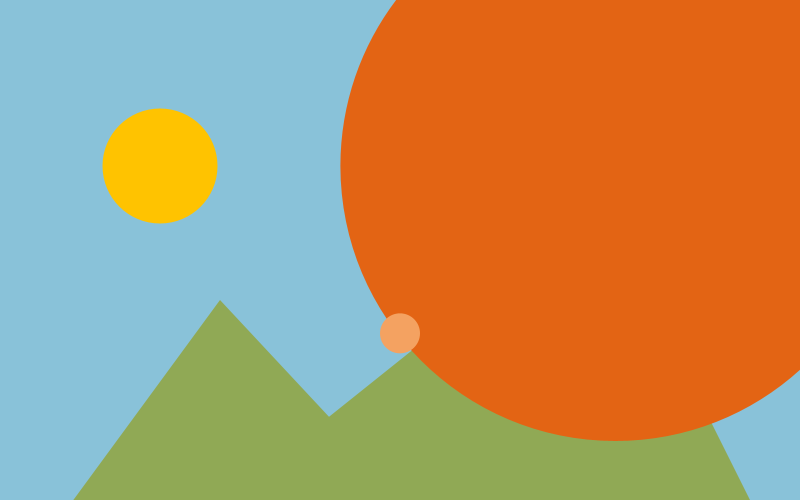
Frame 1 (no input)
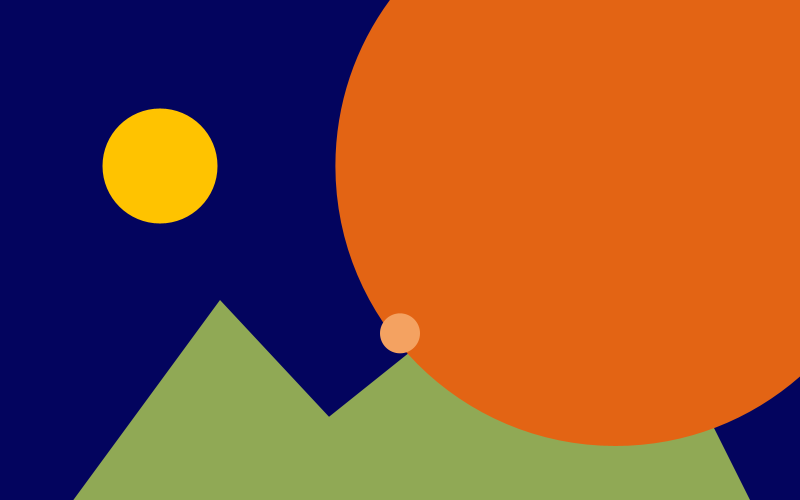
Frame 60 (the mouse pressed at the canvas centre just before this capture)
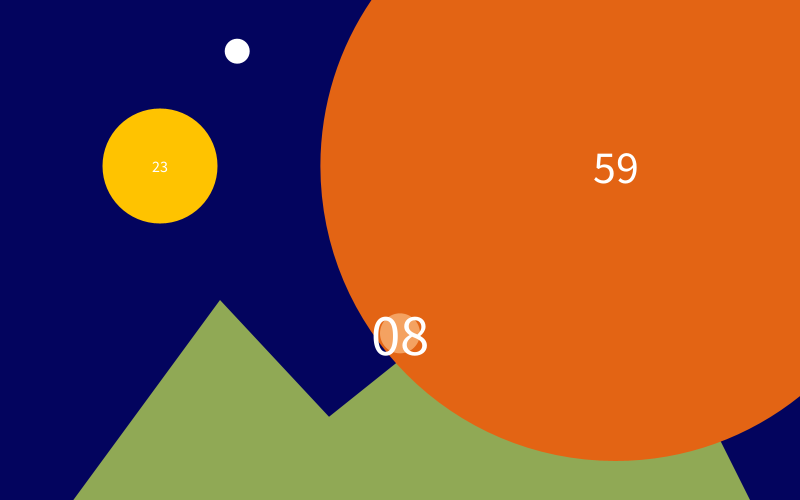
Frame 120 (the mouse held since frame 60 and released just before this capture)

The Processing sketch that drew these frames (run headless with seeded random() and noise(); from frame 60 on, the mouse is pressed at the canvas centre):

// Processing sketch: tarea_reloj
// ── tarea_reloj.pde
//variables //<>//
int h;
int m;
int s;

String sec;
float posXSec;
float posYSec;
int circleSizeSec;
int textSizeSec;

float posXMin;
float posYMin;
int circleSizeMin;
float textSizeMin;
String min;

int posXHour;
int posYHour;
int circleSizeHour;
String hour;
int textSizeHour;

float x1, y1, r, g, b;


void setup () {
  size(800, 500);
}


void draw() {


  if (h>5) {
    background(#03045e);
  } else {
    background (#89c2d9);
  }

  // puntitos
  x1=  random( 0, 800);
  y1=  random ( 0, 250);
  noStroke();
  fill(255);
  circle (x1, y1, 25) ;



  //montañas
  noStroke();
  fill(#90a955);
  triangle(0, 600, 220, 300, 500, 600);
  triangle(100, 600, 600, 200, 800, 600);

  //inicializar variables
  h = hour();
  m =minute();
  s= second();
  posXSec = width/1.3;
  posYSec = height/3;
  circleSizeSec = s*10;
  textSizeSec = s;
  posXMin = width/2;
  posYMin = height/1.5;
  circleSizeMin = m*5;
  textSizeMin = m*2;
  posXHour = width/ 5;
  posYHour = height/3;
  circleSizeHour = h*5;
  textSizeHour = h*2;

  //circulo hora
  noStroke();
  fill(#ffc300);
  circle( posXHour, posYHour, circleSizeHour);


  //círculo segundos
  noStroke();
  fill(#e36414);
  circle ( posXSec, posYSec, circleSizeSec);

  //circulo minutos
  noStroke();
  fill(#f4a261);
  circle( posXMin, posYMin, circleSizeMin);



  //número segundos
  sec= nf(s, 2);
  min= nf(m, 2);
  if (mousePressed) {
    fill(#ffffff);
    textAlign(CENTER, CENTER);
    text ( sec, posXSec, posYSec);
    textSize(textSizeSec);
  }

  //número minutos

  if (mousePressed) {
    fill(#ffffff);
    textAlign(CENTER, CENTER);
    text ( min, posXMin, posYMin);
    textSize(textSizeMin);
  }
  //número horas
  hour= nf(h, 2);
  if (mousePressed) {
    fill(#ffffff);
    textAlign(CENTER, CENTER);
    text ( hour, posXHour, posYHour);
    textSize(textSizeHour);
  }
}
